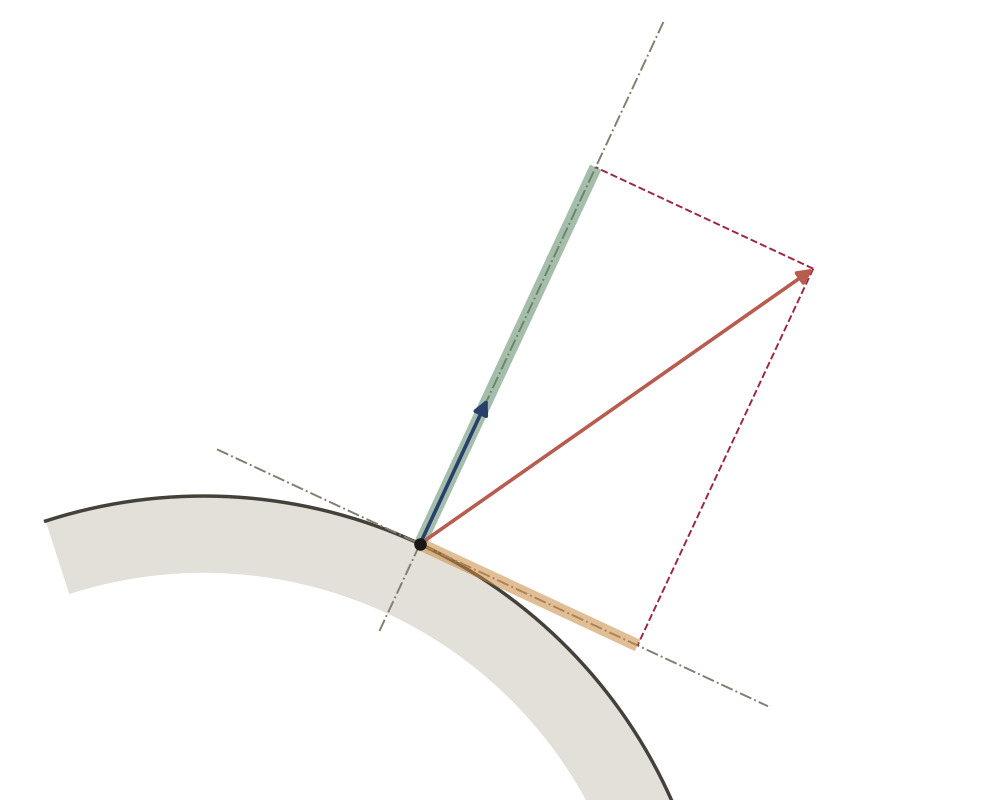

Here is the Python script that generated this plot:
"""Figure de test pour le pointeur : vecteur contrainte et ses composantes (sans étiquettes)."""
import numpy as np, matplotlib
matplotlib.use("Agg")
import matplotlib.pyplot as plt

a = np.radians(65)                          # direction de la normale
n = np.array([np.cos(a), np.sin(a)])
t = np.array([np.sin(a), -np.cos(a)])       # tangente, côté du vecteur contrainte
T = 3 * (np.cos(np.radians(30)) * n + np.sin(np.radians(30)) * t)
sn, st = T @ n * n, T @ t * t               # composantes normale et tangentielle

C = {"axe": "#847E71", "n": "#28406B", "T": "#B85C50", "sn": "#5C8A66", "st": "#C98A3E", "proj": "#9B2743"}
fig, ax = plt.subplots(figsize=(10, 8), dpi=100)
ax.set_aspect("equal"); ax.axis("off")

# surface courbée (arc de cercle tangent en M, convexe du côté de n)
R = 3.2
th = np.linspace(-0.75, 0.75, 200)
centre = -R * n
arc = centre[:, None] + R * (np.outer(n, np.cos(th)) + np.outer(t, np.sin(th)))
ax.plot(*arc, color="#44403A", lw=2.5)
ax.fill(*np.hstack([arc, (centre + 0.85 * (arc.T - centre)).T[:, ::-1]]), color="#E3E0D9", lw=0)

# axes normal et tangent (trait mixte)
for d, L in ((n, (-0.6, 3.6)), (t, (-1.4, 2.4))):
    ax.plot(*np.outer(d, L), color=C["axe"], ls="-.", lw=1.4)

# projections (tirets) de l'extrémité de T vers les composantes
ax.plot(*np.array([T, sn]).T, color=C["proj"], ls="--", lw=1.4)
ax.plot(*np.array([T, st]).T, color=C["proj"], ls="--", lw=1.4)

# composantes (trait plein épais)
ax.plot(*np.array([[0, 0], sn]).T, color=C["sn"], lw=9, solid_capstyle="butt", alpha=.55, zorder=2)
ax.plot(*np.array([[0, 0], st]).T, color=C["st"], lw=9, solid_capstyle="butt", alpha=.55, zorder=2)

# vecteurs (trait plein + flèche)
def fleche(v, c, lw=2.6):
    ax.annotate("", xy=v, xytext=(0, 0), arrowprops=dict(arrowstyle="-|>", color=c, lw=lw, mutation_scale=22, shrinkA=0, shrinkB=0), zorder=4)
fleche(n, C["n"]); fleche(T, C["T"])

ax.plot(0, 0, "o", color="#1A1815", ms=8, zorder=5)    # point M
ax.set_xlim(-2.6, 3.6); ax.set_ylim(-1.6, 3.4)
fig.subplots_adjust(0, 0, 1, 1)
fig.savefig("vecteur_contrainte.png", dpi=100)
print("|T| =", round(float(np.hypot(*T)), 3), " sigma_n =", round(float(T @ n), 3), " tau =", round(float(T @ t), 3))
